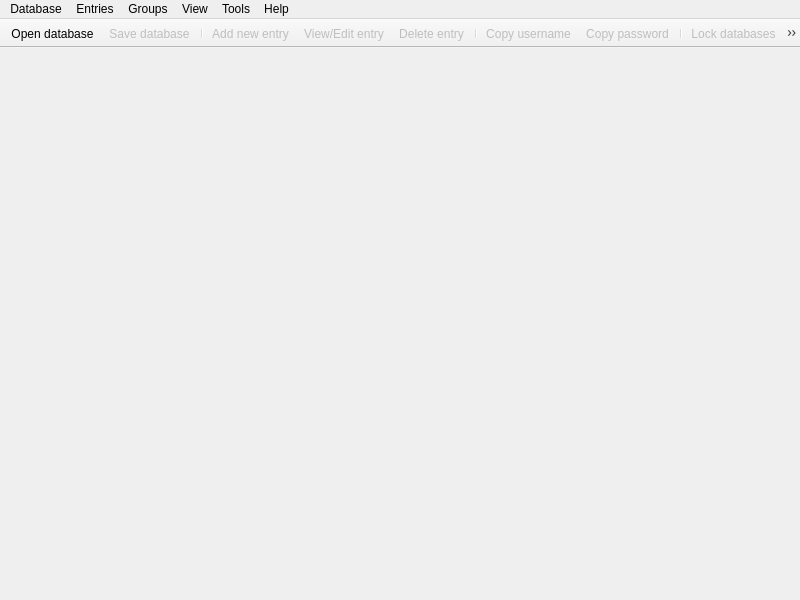
<?xml version="1.0" encoding="UTF-8"?>
<ui version="4.0">
 <class>MainWindow</class>
 <widget class="QMainWindow" name="MainWindow">
  <property name="geometry">
   <rect>
    <x>0</x>
    <y>0</y>
    <width>800</width>
    <height>600</height>
   </rect>
  </property>
  <property name="windowTitle">
   <string notr="true">KeePassX</string>
  </property>
  <widget class="QWidget" name="centralwidget">
   <layout class="QVBoxLayout" name="verticalLayout">
    <property name="leftMargin">
     <number>0</number>
    </property>
    <property name="topMargin">
     <number>0</number>
    </property>
    <property name="rightMargin">
     <number>0</number>
    </property>
    <property name="bottomMargin">
     <number>0</number>
    </property>
    <item>
     <widget class="QStackedWidget" name="stackedWidget">
      <property name="currentIndex">
       <number>2</number>
      </property>
      <widget class="QWidget" name="pageDatabase">
       <layout class="QVBoxLayout" name="verticalLayout_2">
        <property name="leftMargin">
         <number>0</number>
        </property>
        <property name="topMargin">
         <number>0</number>
        </property>
        <property name="rightMargin">
         <number>0</number>
        </property>
        <property name="bottomMargin">
         <number>0</number>
        </property>
        <item>
         <widget class="DatabaseTabWidget" name="tabWidget">
          <property name="currentIndex">
           <number>-1</number>
          </property>
          <property name="tabsClosable">
           <bool>true</bool>
          </property>
          <property name="movable">
           <bool>true</bool>
          </property>
         </widget>
        </item>
       </layout>
      </widget>
      <widget class="QWidget" name="pageSettings">
       <layout class="QVBoxLayout" name="verticalLayout_3">
        <property name="leftMargin">
         <number>0</number>
        </property>
        <property name="topMargin">
         <number>0</number>
        </property>
        <property name="rightMargin">
         <number>0</number>
        </property>
        <property name="bottomMargin">
         <number>0</number>
        </property>
        <item>
         <widget class="SettingsWidget" name="settingsWidget" native="true"/>
        </item>
       </layout>
      </widget>
      <widget class="QWidget" name="pageWelcome">
       <layout class="QVBoxLayout" name="verticalLayout_5">
        <item>
         <widget class="WelcomeWidget" name="welcomeWidget" native="true"/>
        </item>
       </layout>
      </widget>
     </widget>
    </item>
   </layout>
  </widget>
  <widget class="QMenuBar" name="menubar">
   <property name="geometry">
    <rect>
     <x>0</x>
     <y>0</y>
     <width>800</width>
     <height>21</height>
    </rect>
   </property>
   <widget class="QMenu" name="menuFile">
    <property name="title">
     <string>Database</string>
    </property>
    <widget class="QMenu" name="menuRecentDatabases">
     <property name="title">
      <string>Recent databases</string>
     </property>
    </widget>
    <addaction name="actionDatabaseNew"/>
    <addaction name="actionDatabaseOpen"/>
    <addaction name="menuRecentDatabases"/>
    <addaction name="actionDatabaseSave"/>
    <addaction name="actionDatabaseSaveAs"/>
    <addaction name="actionDatabaseClose"/>
    <addaction name="separator"/>
    <addaction name="actionChangeMasterKey"/>
    <addaction name="actionChangeDatabaseSettings"/>
    <addaction name="separator"/>
    <addaction name="actionImportKeePass1"/>
    <addaction name="actionExportCsv"/>
    <addaction name="separator"/>
    <addaction name="actionLockDatabases"/>
    <addaction name="actionQuit"/>
   </widget>
   <widget class="QMenu" name="menuHelp">
    <property name="title">
     <string>Help</string>
    </property>
    <addaction name="actionAbout"/>
   </widget>
   <widget class="QMenu" name="menuEntries">
    <property name="title">
     <string>Entries</string>
    </property>
    <widget class="QMenu" name="menuEntryCopyAttribute">
     <property name="enabled">
      <bool>false</bool>
     </property>
     <property name="title">
      <string>Copy attribute to clipboard</string>
     </property>
     <addaction name="actionEntryCopyTitle"/>
     <addaction name="actionEntryCopyURL"/>
     <addaction name="actionEntryCopyNotes"/>
     <addaction name="separator"/>
    </widget>
    <addaction name="actionEntryNew"/>
    <addaction name="actionEntryClone"/>
    <addaction name="actionEntryEdit"/>
    <addaction name="actionEntryDelete"/>
    <addaction name="actionEntryCopyUsername"/>
    <addaction name="actionEntryCopyPassword"/>
    <addaction name="menuEntryCopyAttribute"/>
    <addaction name="actionEntryAutoType"/>
    <addaction name="actionEntryOpenUrl"/>
    <addaction name="actionSearch"/>
   </widget>
   <widget class="QMenu" name="menuGroups">
    <property name="title">
     <string>Groups</string>
    </property>
    <addaction name="actionGroupNew"/>
    <addaction name="actionGroupEdit"/>
    <addaction name="actionGroupDelete"/>
   </widget>
   <widget class="QMenu" name="menuTools">
    <property name="title">
     <string>Tools</string>
    </property>
    <addaction name="actionLockDatabases"/>
    <addaction name="actionSettings"/>
   </widget>
   <widget class="QMenu" name="menuView">
    <property name="title">
     <string>View</string>
    </property>
   </widget>
   <addaction name="menuFile"/>
   <addaction name="menuEntries"/>
   <addaction name="menuGroups"/>
   <addaction name="menuView"/>
   <addaction name="menuTools"/>
   <addaction name="menuHelp"/>
  </widget>
  <widget class="QToolBar" name="toolBar">
   <property name="movable">
    <bool>false</bool>
   </property>
   <attribute name="toolBarArea">
    <enum>TopToolBarArea</enum>
   </attribute>
   <attribute name="toolBarBreak">
    <bool>false</bool>
   </attribute>
   <addaction name="actionDatabaseOpen"/>
   <addaction name="actionDatabaseSave"/>
   <addaction name="separator"/>
   <addaction name="actionEntryNew"/>
   <addaction name="actionEntryEdit"/>
   <addaction name="actionEntryDelete"/>
   <addaction name="separator"/>
   <addaction name="actionEntryCopyUsername"/>
   <addaction name="actionEntryCopyPassword"/>
   <addaction name="separator"/>
   <addaction name="actionLockDatabases"/>
   <addaction name="actionSearch"/>
  </widget>
  <action name="actionQuit">
   <property name="text">
    <string>Quit</string>
   </property>
  </action>
  <action name="actionAbout">
   <property name="text">
    <string>About</string>
   </property>
  </action>
  <action name="actionDatabaseOpen">
   <property name="text">
    <string>Open database</string>
   </property>
  </action>
  <action name="actionDatabaseSave">
   <property name="enabled">
    <bool>false</bool>
   </property>
   <property name="text">
    <string>Save database</string>
   </property>
  </action>
  <action name="actionDatabaseClose">
   <property name="enabled">
    <bool>false</bool>
   </property>
   <property name="text">
    <string>Close database</string>
   </property>
  </action>
  <action name="actionDatabaseNew">
   <property name="text">
    <string>New database</string>
   </property>
  </action>
  <action name="actionEntryNew">
   <property name="enabled">
    <bool>false</bool>
   </property>
   <property name="text">
    <string>Add new entry</string>
   </property>
  </action>
  <action name="actionEntryEdit">
   <property name="enabled">
    <bool>false</bool>
   </property>
   <property name="text">
    <string>View/Edit entry</string>
   </property>
  </action>
  <action name="actionEntryDelete">
   <property name="enabled">
    <bool>false</bool>
   </property>
   <property name="text">
    <string>Delete entry</string>
   </property>
  </action>
  <action name="actionGroupNew">
   <property name="enabled">
    <bool>false</bool>
   </property>
   <property name="text">
    <string>Add new group</string>
   </property>
  </action>
  <action name="actionGroupEdit">
   <property name="enabled">
    <bool>false</bool>
   </property>
   <property name="text">
    <string>Edit group</string>
   </property>
  </action>
  <action name="actionGroupDelete">
   <property name="enabled">
    <bool>false</bool>
   </property>
   <property name="text">
    <string>Delete group</string>
   </property>
  </action>
  <action name="actionDatabaseSaveAs">
   <property name="enabled">
    <bool>false</bool>
   </property>
   <property name="text">
    <string>Save database as</string>
   </property>
  </action>
  <action name="actionChangeMasterKey">
   <property name="enabled">
    <bool>false</bool>
   </property>
   <property name="text">
    <string>Change master key</string>
   </property>
  </action>
  <action name="actionChangeDatabaseSettings">
   <property name="enabled">
    <bool>false</bool>
   </property>
   <property name="text">
    <string>Database settings</string>
   </property>
   <property name="toolTip">
    <string>Database settings</string>
   </property>
  </action>
  <action name="actionImportKeePass1">
   <property name="text">
    <string>Import KeePass 1 database</string>
   </property>
  </action>
  <action name="actionEntryClone">
   <property name="enabled">
    <bool>false</bool>
   </property>
   <property name="text">
    <string>Clone entry</string>
   </property>
  </action>
  <action name="actionSearch">
   <property name="enabled">
    <bool>false</bool>
   </property>
   <property name="text">
    <string>Find</string>
   </property>
  </action>
  <action name="actionEntryCopyUsername">
   <property name="enabled">
    <bool>false</bool>
   </property>
   <property name="text">
    <string>Copy username</string>
   </property>
   <property name="toolTip">
    <string>Copy username to clipboard</string>
   </property>
  </action>
  <action name="actionEntryCopyPassword">
   <property name="enabled">
    <bool>false</bool>
   </property>
   <property name="text">
    <string>Copy password</string>
   </property>
   <property name="toolTip">
    <string>Copy password to clipboard</string>
   </property>
  </action>
  <action name="actionSettings">
   <property name="text">
    <string>Settings</string>
   </property>
  </action>
  <action name="actionEntryAutoType">
   <property name="enabled">
    <bool>false</bool>
   </property>
   <property name="text">
    <string>Perform Auto-Type</string>
   </property>
  </action>
  <action name="actionEntryOpenUrl">
   <property name="enabled">
    <bool>false</bool>
   </property>
   <property name="text">
    <string>Open URL</string>
   </property>
  </action>
  <action name="actionLockDatabases">
   <property name="enabled">
    <bool>false</bool>
   </property>
   <property name="text">
    <string>Lock databases</string>
   </property>
  </action>
  <action name="actionEntryCopyTitle">
   <property name="enabled">
    <bool>false</bool>
   </property>
   <property name="text">
    <string>Title</string>
   </property>
  </action>
  <action name="actionEntryCopyURL">
   <property name="enabled">
    <bool>false</bool>
   </property>
   <property name="text">
    <string>URL</string>
   </property>
  </action>
  <action name="actionEntryCopyNotes">
   <property name="enabled">
    <bool>false</bool>
   </property>
   <property name="text">
    <string>Notes</string>
   </property>
  </action>
  <action name="actionExportCsv">
   <property name="enabled">
    <bool>false</bool>
   </property>
   <property name="text">
    <string>Export to CSV file</string>
   </property>
  </action>
 </widget>
 <customwidgets>
  <customwidget>
   <class>DatabaseTabWidget</class>
   <extends>QTabWidget</extends>
   <header>gui/DatabaseTabWidget.h</header>
   <container>1</container>
  </customwidget>
  <customwidget>
   <class>SettingsWidget</class>
   <extends>QWidget</extends>
   <header>gui/SettingsWidget.h</header>
   <container>1</container>
  </customwidget>
  <customwidget>
   <class>WelcomeWidget</class>
   <extends>QWidget</extends>
   <header>gui/WelcomeWidget.h</header>
   <container>1</container>
  </customwidget>
 </customwidgets>
 <resources/>
 <connections/>
</ui>
